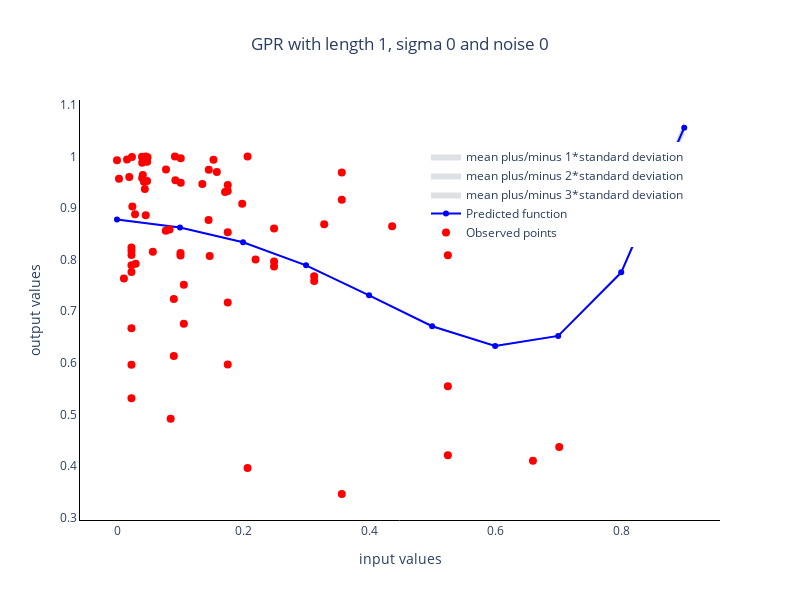

Here is the notebook cell this chart was saved with:
### Markdown cell above
Now, we can visualize our first GPR.

### Code cell
model = GPR(x_values, y_values)
data = plot_GPR(data_x=x_values, data_y=y_values, x=x, model=model)
fig4 = go.Figure(data=data)
fig4 = update_layout_of_graph(fig=fig4,
                              title='GPR with length 1, sigma 0 and noise 0')

fig4.show()
